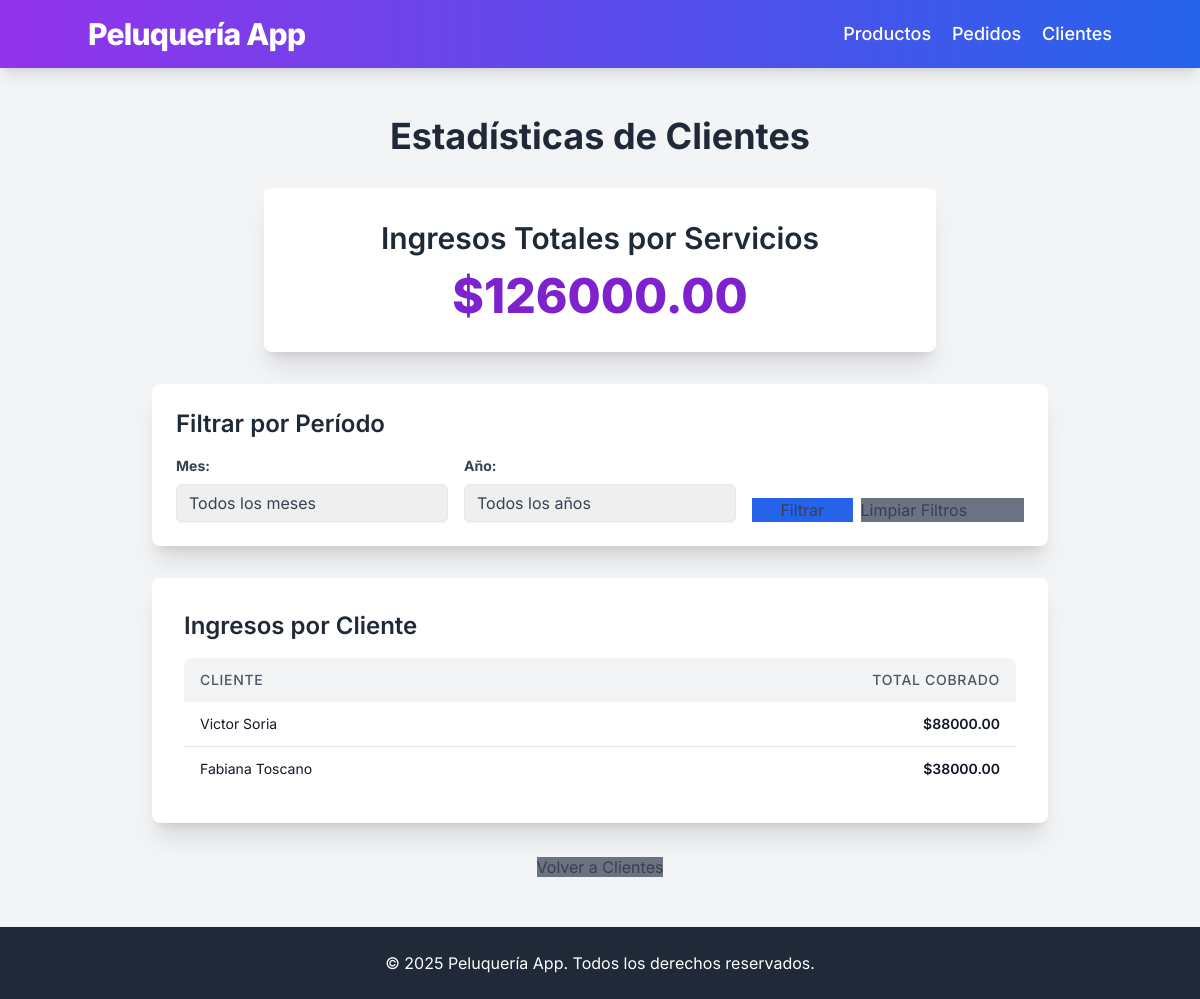
The page /clients/stats on the database its author committed.
### app/models.py (models this page shows, shortened)
class Client(db.Model):
    id = db.Column(db.Integer, primary_key=True)
    first_name = db.Column(db.String(100), nullable=False) # Nombre del cliente
    last_name = db.Column(db.String(100), nullable=False) # Apellido del cliente
    address = db.Column(db.String(255), nullable=True) # Dirección del cliente
    phone = db.Column(db.String(20), nullable=True) # Número de celular del cliente
    appointments = db.relationship('Appointment', backref='client', lazy=True, cascade="all, delete-orphan")
    services = db.relationship('Service', backref='client', lazy=True, cascade="all, delete-orphan")

### app/routes.py (the view)
@app.route('/clients/stats')
def client_stats():
    selected_month = request.args.get('month', type=int)
    selected_year = request.args.get('year', type=int)
    available_years = db.session.query(extract('year', Service.date)).distinct().order_by(extract('year', Service.date).desc()).all()
    available_years = [y[0] for y in available_years]
    available_months = db.session.query(extract('month', Service.date)).distinct().order_by(extract('month', Service.date)).all()
    available_months = [m[0] for m in available_months]
    services_query = Service.query
    if selected_year:
        services_query = services_query.filter(extract('year', Service.date) == selected_year)
    if selected_month:
        services_query = services_query.filter(extract('month', Service.date) == selected_month)
    total_revenue = services_query.with_entities(func.sum(Service.price)).scalar() or 0.0
    revenue_by_client = services_query.join(Client).group_by(Client.id).with_entities(
        Client.first_name,
        Client.last_name,
        func.sum(Service.price)
    ).order_by(func.sum(Service.price).desc()).all()
    month_names = {
        1: 'Enero', 2: 'Febrero', 3: 'Marzo', 4: 'Abril', 5: 'Mayo', 6: 'Junio',
        7: 'Julio', 8: 'Agosto', 9: 'Septiembre', 10: 'Octubre', 11: 'Noviembre', 12: 'Diciembre'
    }
    return render_template('client_stats.html',
                           total_revenue=total_revenue,
                           revenue_by_client=revenue_by_client,
                           available_years=available_years,
                           available_months=available_months,
                           selected_year=selected_year,
                           selected_month=selected_month,
                           month_names=month_names,
                           title='Estadísticas de Clientes')

### run.py (called while the page is built)
@app.context_processor
def inject_current_year():
    return {'current_year': datetime.now(UTC).year}

### app/templates/client_stats.html (shortened to what this page needs)
{% extends 'layout.html' %}
{% block content %}
<h1 class="text-4xl font-bold text-center mb-8 text-gray-800">Estadísticas de Clientes</h1>
<div class="max-w-2xl mx-auto bg-white p-8 rounded-lg shadow-xl mb-8 text-center">
    <h2 class="text-3xl font-semibold text-gray-800 mb-4">Ingresos Totales por Servicios</h2>
    <p class="text-5xl font-extrabold text-purple-700">${{ "%.2f" | format(total_revenue) }}</p>
</div>
<div class="max-w-4xl mx-auto bg-white p-6 rounded-lg shadow-xl mb-8">
    <h2 class="text-2xl font-semibold mb-4 text-gray-800">Filtrar por Período</h2>
    <form method="GET" action="{{ url_for('client_stats') }}" class="grid grid-cols-1 md:grid-cols-3 gap-4 items-end">
        <div>
            <label for="month" class="block text-gray-700 text-sm font-bold mb-2">Mes:</label>
            <select id="month" name="month"
                    class="shadow-sm appearance-none border rounded-md w-full py-2 px-3 text-gray-700 leading-tight focus:outline-none focus:ring-2 focus:ring-blue-400 focus:border-transparent">
                <option value="">Todos los meses</option>
            </select>
        </div>
        <div>
            <label for="year" class="block text-gray-700 text-sm font-bold mb-2">Año:</label>
            <select id="year" name="year"
                    class="shadow-sm appearance-none border rounded-md w-full py-2 px-3 text-gray-700 leading-tight focus:outline-none focus:ring-2 focus:ring-blue-400 focus:border-transparent">
                <option value="">Todos los años</option>
            </select>
        </div>
        <div class="flex space-x-2">
            <button type="submit" class="btn bg-blue-600 hover:bg-blue-700 flex-grow">Filtrar</button>
            <a href="{{ url_for('client_stats') }}" class="btn bg-gray-500 hover:bg-gray-600 flex-grow">Limpiar Filtros</a>
        </div>
    </form>
</div>
<div class="max-w-4xl mx-auto bg-white p-8 rounded-lg shadow-xl">
    <h2 class="text-2xl font-semibold text-gray-800 mb-4">Ingresos por Cliente</h2>
    {% if revenue_by_client %}
    <div class="overflow-x-auto">
        <table class="min-w-full bg-white table-auto border-collapse">
            <thead class="bg-gray-100">
                <tr>
                    <th class="px-4 py-3 text-left text-sm font-medium text-gray-600 uppercase tracking-wider rounded-tl-lg">Cliente</th>
                    <th class="px-4 py-3 text-right text-sm font-medium text-gray-600 uppercase tracking-wider rounded-tr-lg">Total Cobrado</th>
                </tr>
            </thead>
            <tbody class="divide-y divide-gray-200">
                {% for client_name, client_last_name, total_price in revenue_by_client %}
                <tr class="hover:bg-gray-50 transition-colors duration-150 ease-in-out">
                    <td class="px-4 py-3 whitespace-nowrap text-sm text-gray-900">{{ client_name }} {{ client_last_name }}</td>
                    <td class="px-4 py-3 whitespace-nowrap text-sm text-gray-900 text-right font-semibold">${{ "%.2f" | format(total_price) }}</td>
                </tr>
                {% endfor %}
            </tbody>
        </table>
    </div>
    {% else %}
    <p class="text-center text-gray-600 text-base">No hay servicios registrados para calcular ingresos por cliente en el período seleccionado.</p>
    {% endif %}
</div>
<div class="mt-8 text-center">
    <a href="{{ url_for('clients') }}" class="btn bg-gray-500 hover:bg-gray-600">Volver a Clientes</a>
</div>
{% endblock %}

### app/templates/layout.html (style rules this page uses)
body { font-family: 'Inter', sans-serif; background-color: #f3f4f6; color: #374151; }
input[type="text"], input[type="number"], input[type="date"], select, textarea { @apply shadow-sm appearance-none border rounded w-full py-2 px-3 text-gray-700 leading-tight focus:outline-none focus:shadow-outline transition duration-150 ease-in-out; }
button[type="submit"], .btn { @apply bg-blue-600 hover:bg-blue-700 text-white font-bold py-2 px-4 rounded-md shadow-md transition duration-200 ease-in-out; }
.table-auto th, .table-auto td { @apply px-4 py-2 border border-gray-200; }

### rows shown on the page
Client: first_name "Victor", last_name "Soria", total_price "88000.00"
Client: first_name "Fabiana", last_name "Toscano", total_price "38000.00"

### other values the page prints
{{ "%.2f" | format(total_revenue) }} "126000.00"
